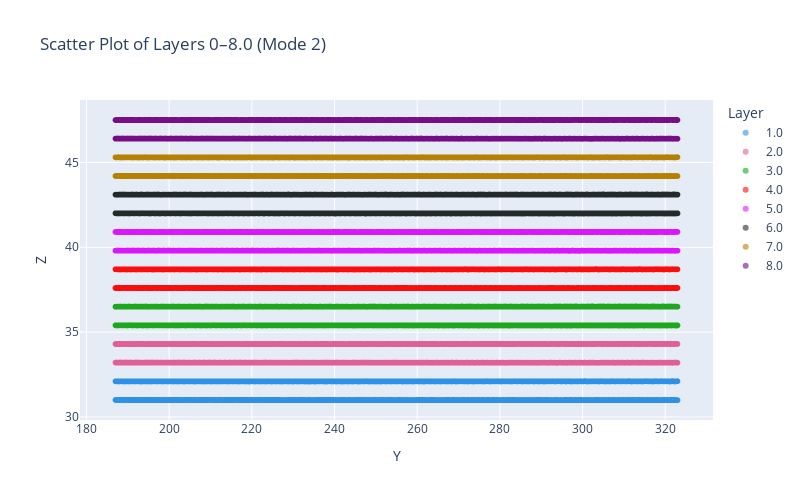

Notebook source saved alongside this figure:
### Markdown cell above
Lets check mode 2.

### Code cell
wt.plot2D_crossection(df_processed_yx,2,"Y","Z")

### Figure 1 — Plotly figure (JSON) as saved in the notebook; plotly's stock layout.template omitted (floating-point values rounded to 4 significant figures; data arrays with more than 128 entries replaced by an {"elided": "..."} marker saying what was removed)
{"data": [{"hovertemplate": "Layer=1.0<br>Y=%{x}<br>Z=%{y}<extra></extra>", "legendgroup": "1.0", "marker": {"color": "#2E91E5", "opacity": 0.6, "symbol": "circle"}, "mode": "markers", "name": "1.0", "showlegend": true, "type": "scattergl", "x": {"elided": "7556 float values"}, "xaxis": "x", "y": {"elided": "7556 float values"}, "yaxis": "y"}, {"hovertemplate": "Layer=2.0<br>Y=%{x}<br>Z=%{y}<extra></extra>", "legendgroup": "2.0", "marker": {"color": "#E15F99", "opacity": 0.6, "symbol": "circle"}, "mode": "markers", "name": "2.0", "showlegend": true, "type": "scattergl", "x": {"elided": "7556 float values"}, "xaxis": "x", "y": {"elided": "7556 float values"}, "yaxis": "y"}, {"hovertemplate": "Layer=3.0<br>Y=%{x}<br>Z=%{y}<extra></extra>", "legendgroup": "3.0", "marker": {"color": "#1CA71C", "opacity": 0.6, "symbol": "circle"}, "mode": "markers", "name": "3.0", "showlegend": true, "type": "scattergl", "x": {"elided": "7556 float values"}, "xaxis": "x", "y": {"elided": "7556 float values"}, "yaxis": "y"}, {"hovertemplate": "Layer=4.0<br>Y=%{x}<br>Z=%{y}<extra></extra>", "legendgroup": "4.0", "marker": {"color": "#FB0D0D", "opacity": 0.6, "symbol": "circle"}, "mode": "markers", "name": "4.0", "showlegend": true, "type": "scattergl", "x": {"elided": "7556 float values"}, "xaxis": "x", "y": {"elided": "7556 float values"}, "yaxis": "y"}, {"hovertemplate": "Layer=5.0<br>Y=%{x}<br>Z=%{y}<extra></extra>", "legendgroup": "5.0", "marker": {"color": "#DA16FF", "opacity": 0.6, "symbol": "circle"}, "mode": "markers", "name": "5.0", "showlegend": true, "type": "scattergl", "x": {"elided": "7556 float values"}, "xaxis": "x", "y": {"elided": "7556 float values"}, "yaxis": "y"}, {"hovertemplate": "Layer=6.0<br>Y=%{x}<br>Z=%{y}<extra></extra>", "legendgroup": "6.0", "marker": {"color": "#222A2A", "opacity": 0.6, "symbol": "circle"}, "mode": "markers", "name": "6.0", "showlegend": true, "type": "scattergl", "x": {"elided": "7556 float values"}, "xaxis": "x", "y": {"elided": "7556 float values"}, "yaxis": "y"}, {"hovertemplate": "Layer=7.0<br>Y=%{x}<br>Z=%{y}<extra></extra>", "legendgroup": "7.0", "marker": {"color": "#B68100", "opacity": 0.6, "symbol": "circle"}, "mode": "markers", "name": "7.0", "showlegend": true, "type": "scattergl", "x": {"elided": "7556 float values"}, "xaxis": "x", "y": {"elided": "7556 float values"}, "yaxis": "y"}, {"hovertemplate": "Layer=8.0<br>Y=%{x}<br>Z=%{y}<extra></extra>", "legendgroup": "8.0", "marker": {"color": "#750D86", "opacity": 0.6, "symbol": "circle"}, "mode": "markers", "name": "8.0", "showlegend": true, "type": "scattergl", "x": {"elided": "7556 float values"}, "xaxis": "x", "y": {"elided": "7556 float values"}, "yaxis": "y"}], "layout": {"height": 500, "legend": {"title": {"text": "Layer"}, "tracegroupgap": 0}, "title": {"text": "Scatter Plot of Layers 0–8.0 (Mode 2)"}, "width": 800, "xaxis": {"anchor": "y", "domain": [0, 1], "showgrid": true, "title": {"text": "Y"}}, "yaxis": {"anchor": "x", "domain": [0, 1], "showgrid": true, "title": {"text": "Z"}}}}
